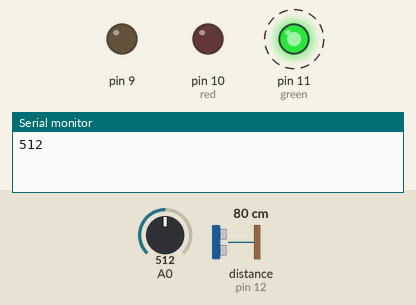
The sketch below on a simulated Arduino Uno, built with avr-gcc and run on an emulated ATmega328P. Shown: output pins drawn as LEDs (lit = HIGH), the last lines printed to the serial monitor. Wiring (inferred from the names in the program): ultrasonic range finder: trigger pin 13; echo pin 12. Dashed ring = blinking. Inputs (shaded band) come from the test bench; at power-on: A0 = 512, distance to the obstacle (sensor on pin 12) 80 cm. The echo pulse lasts 58.3 µs per cm; pins used as bus, display or sensor lines are not drawn.

Above: at 1.9 s.
2.5 s: A0 set to 0
At 3.4 s:
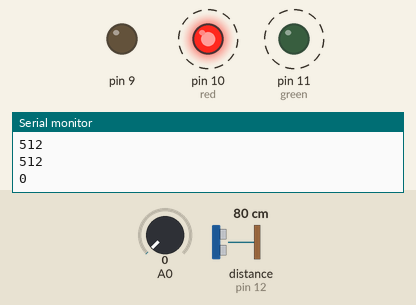
At 5.12 s:
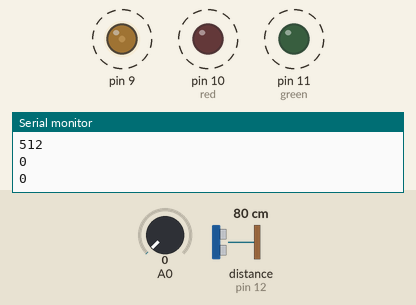
5.8 s: A0 set to 22
At 6.4 s:
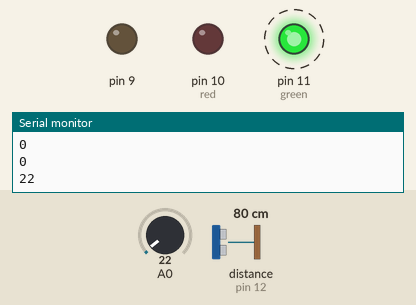
9.1 s: distance to the obstacle (sensor on pin 12) set to 14 cm
12.4 s: distance to the obstacle (sensor on pin 12) set to 10 cm
Timing chart, 0 to 15.0 s (numbered marks = the images above; inputs shaded):
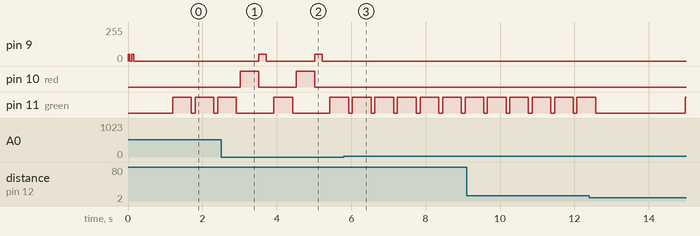

Measured:
- after the input at 2.5 s, pin 9: alternates 50/255 for 0.20 s and 0/255 for 1.3 s, starting after 1.0 s; pin 10 (red): alternates HIGH for 0.50 s and LOW for 1.0 s, starting after 0.52 s; pin 11 (green): LOW → HIGH after 1.4 s, → LOW 0.50 s later, → HIGH 1.0 s later
- after the input at 5.8 s, pin 9: stops changing and stays 0/255; pin 10 (red): stops changing and stays LOW; pin 11 (green): alternates HIGH for 0.50 s and LOW for 0.11 s, starting after 0.23 s
- by itself, pin 11 (green): alternates HIGH for 0.50 s and LOW for 0.11 s

The sketch:

tin_counter.ino
```cpp
/*
  tin_counter

  A project by [novaprimexex](https://github.com/novaprimexex) to count tins as they roll by and detect tins without paper labels.

  For info and circuit diagrams see https://github.com/tardate/LittleArduinoProjects/tree/main/playground/tin_counter

  HC-SR04 Ping distance sensor]
  VCC to arduino 5v GND to arduino GND
  Echo to Arduino pin 13 Trig to Arduino pin 12
  Red POS to Arduino pin 11
  Green POS to Arduino pin 10
  560 ohm resistor to both LED NEG and GRD power rail
*/

#define trigPin 13
#define echoPin 12
#define green 11
#define red 10
int count = 0;
int withoutLabel;

void setup() {
  Serial.begin (9600);
  pinMode(trigPin, OUTPUT);
  pinMode(echoPin, INPUT);
  pinMode(green, OUTPUT);
  pinMode(red, OUTPUT);
  pinMode(withoutLabel, OUTPUT);
  pinMode(9, OUTPUT);
  beep(50);
  beep(50);
  delay(1000);
}

void loop() {
  long duration, distance;
  digitalWrite(trigPin, LOW);  // Added this line
  delayMicroseconds(2); // Added this line
  digitalWrite(trigPin, HIGH);//  delayMicroseconds(1000); - Removed this line
  delayMicroseconds(10); // Added this line
  digitalWrite(trigPin, LOW);
  duration = pulseIn(echoPin, HIGH);
  distance = (duration/2) / 29.1;
  if (distance < 12) {  // This is where the count happens
    count = count +1;
    Serial.println(count);
    delay (500);
  }
  if(count%4==0) {
    digitalWrite(green, HIGH);
    delay (500);
    digitalWrite(green, LOW);
  }
  int contact = analogRead(A0); //reading the voltage on pin A0, to know wether a can is in contact or not
  Serial.println(contact); //prints the value of the contact on the serial monitor(on screen)\

  delay(100);
  if(contact == 0){
    digitalWrite(red,HIGH);//red led on
    delay (500); //delay for half a second
    digitalWrite(red,  LOW); //turn off led
    beep (200);
  }
}


void beep(unsigned char delayms){
  analogWrite(9, 50);      // Almost any value can be used except 0 and 255
                           // experiment to get the best tone
  delay(delayms);          // wait for a delayms ms
  analogWrite(9, 0);       // 0 turns it off
  delay(delayms);          // wait for a delayms ms
}
```
